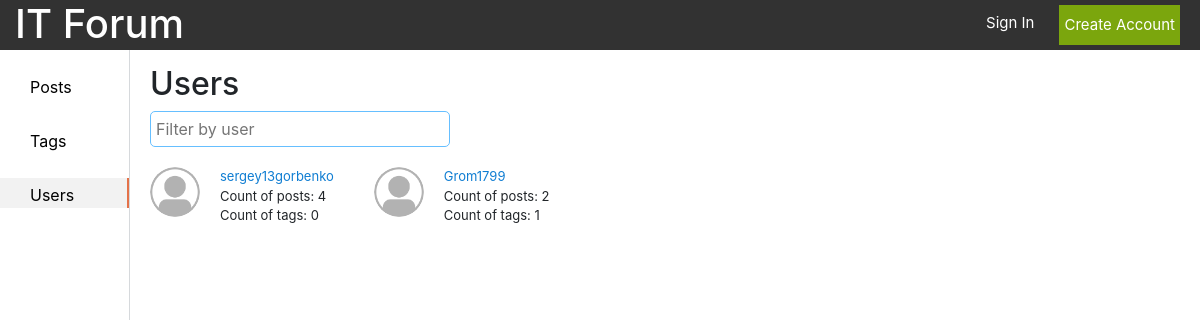
Before: /users/ with the older database file.
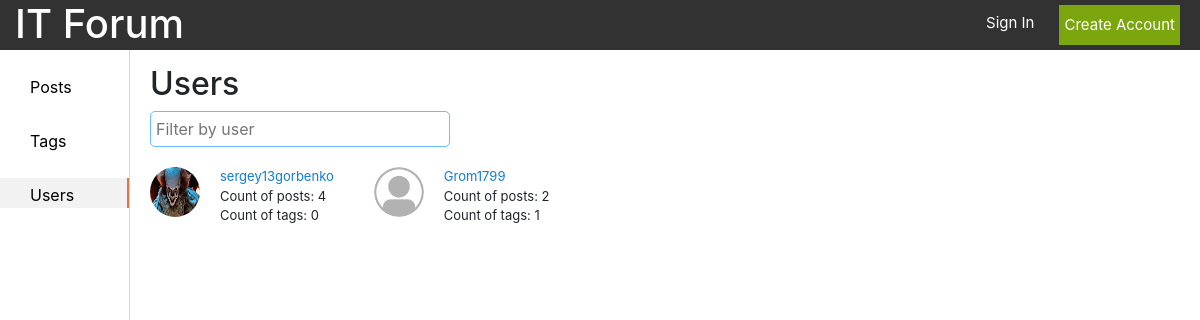
After: the same page with the newer database file.
### forum/models.py (models this page shows, shortened)
class UserProfile(models.Model):
    user = models.OneToOneField(User, on_delete=models.CASCADE)
    about = models.CharField(max_length=255, blank=True)
    photo = models.ImageField(upload_to='gallery_photos', blank=True, null=True)
    count_posts = models.IntegerField(default=0)
    count_tags = models.IntegerField(default=0)

### forum/views.py (the view)
# urls.py: path('users/', views.users, name='users'),
def users(request):
    all_users = UserProfile.objects.all()
    context = {'users': all_users}
    return render(request, 'user/users.html', context=context)

### templates/user/users.html (shortened to what this page needs)
{% load static %}
<!DOCTYPE html>
<html lang="en">
<head>
    <link rel="stylesheet" href="https://stackpath.bootstrapcdn.com/bootstrap/4.1.3/css/bootstrap.min.css"
>
    <link rel="stylesheet" href="{% static 'css/style.css' %}">
</head>
<body>
<header class="header container-fluid d-flex justify-content-between">
    <a href="/">
        <h1>IT Forum</h1>
    </a>
    {% if user.is_authenticated %}
        <div class="d-flex justify-content-end">
            <span class="username"><a href="/profile">{{ user.username }}</a></span>
            <a class="log_out" href="/logout">
                <p class="small_text">Log out</p>
            </a>
        </div>
    {% else %}
        <div class="d-flex justify-content-end">
            <a class="sign_in_text" href="/login">
                <p class="small_text">Sign In</p>
            </a>
            <button class="btn-default green_btn small_text" onclick="location.href='/registration'">Create Account
            </button>
        </div>
    {% endif %}
</header>
<section class="d-flex content">
    <div class="list">
        <ul class="left_sidebar">
            <li id="posts"><a href="/posts">Posts</a></li>
            <li id="tags"><a href="/tags">Tags</a></li>
            <li id="users"><a href="/users">Users</a></li>
        </ul>
    </div>
    <div class="page">
        {% if users %}
            <div class="users_head">
                <h2>Users</h2>
                <input type="text" class="search_field" placeholder="Filter by user"/>
            </div>
            <div class="d-flex flex-wrap">
                {% for user in users %}
                    <div class="user_div">
                        <div class="d-flex">
                            {% if user.photo %}
                                <img src="{{ user.photo.url }}" class="users_img" alt="User Image" title="User Image">
                            {% else %}
                                <img src="{% static 'img/default-user.png' %}" class="users_img" alt="User Image"
                                     title="User Image">
                            {% endif %}
                            <div>
                                <p class="user_name"
                                   onclick="location.href = '/profile/{{ user.user }}/'">{{ user.user }}</p>
                                <p>Count of posts: {{ user.count_posts }}</p>
                                <p>Count of tags: {{ user.count_tags }}</p>
                            </div>
                        </div>
                    </div>
                {% endfor %}
            </div>
        {% else %}
            <div align="center">
                <h2 class="ml-3 mt-3">No created users!</h2>
                <button class="btn btn-primary create_post_btn ml-3" onclick="location.href = '/registration'">Sign up
                </button>
            </div>
        {% endif %}
    </div>
</section>
</body>
</html>

Changed rows visible on the page:
changed UserProfile "sergey13gorbenko": photo: picture added
